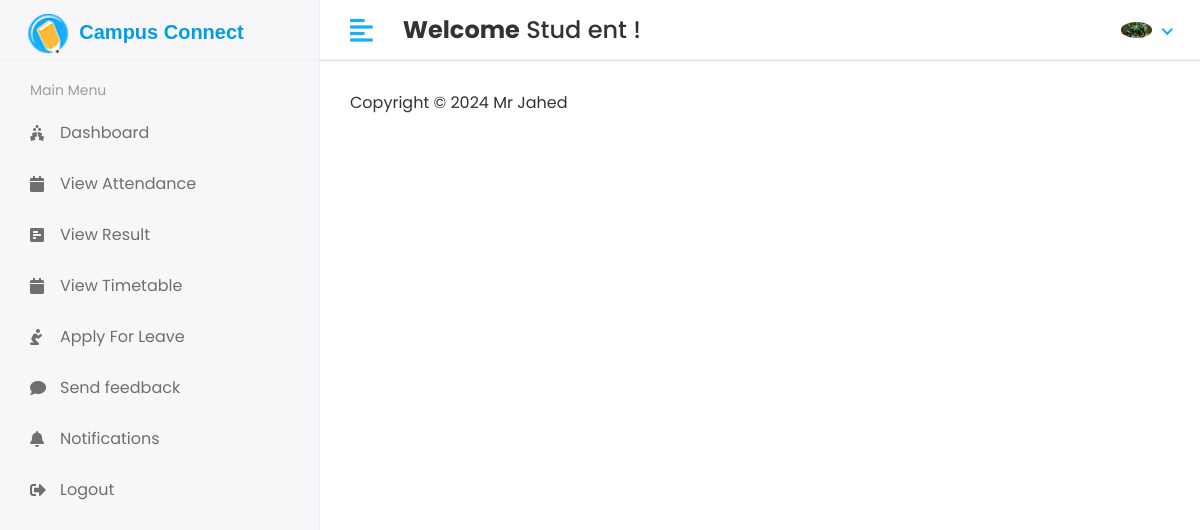
/Staff/Home (signed in), run on the app's committed database.
### app/models.py (models this page shows)
class CustomUser(AbstractUser):
    USER = (
        (1,'HOD'),
        (2,'STAFF'),
        (3,'STUDENT')
    )
    user_type = models.CharField(choices=USER, max_length=50, default=1)
    profile_pic = models.ImageField(upload_to='media/profile_pic')

### Campus_Connect/Staff_Views.py (the view)
# urls.py: path('Staff/Home', Staff_Views.HOME, name='staff_home'),
@login_required(login_url='/')
def HOME(request):
    return render(request,'Staff/home.html')

### templates/Staff/home.html (shortened to what this page needs)
{% extends 'base.html' %}

### templates/Includes/header.html (shortened to what this page needs)
{% load static %}
<div class="header">
            <div class="header-left">
                  <a href="index.html" class="logo mt-2 ml-2">
                     <span style="display: inline-block;">
                        <img src="{% static 'assets/img/favicon.png' %}" alt="Logo" style="display: inline-block; width: 40px; height: 40px;">
                        <h5 style="display: inline-block; margin-left: 7px; font-family: Arial, sans-serif; font-size: 20px; font-weight: bold;">Campus Connect</h5>
                     </span>
                  </a>
            </div>
            <a href="javascript:void(0);" id="toggle_btn">
            <i class="fas fa-align-left"></i>
            </a>
            <div class="top-nav-search mt-3">
               <h4><strong>Welcome</strong>&nbsp;<span>{{user.first_name}} {{user.last_name}}</span>&nbsp;!</h4>
            </div>
            <ul class="nav user-menu">
               <li class="nav-item dropdown noti-dropdown">
                  <a href="#" class="dropdown-toggle nav-link" data-toggle="dropdown">
                  </a>
               </li>
               <li class="nav-item dropdown has-arrow">
                  <a href="#" class="dropdown-toggle nav-link" data-toggle="dropdown">
                     {% if user.profile_pic == '' %}
                        <span class="user-img"><img class="rounded-circle" src="{% static 'assets/img/noimg.jpg' %}" width="31" alt="User Image"></span>
                     {% else %}
                        <span class="user-img"><img class="rounded-circle" src="/{{user.profile_pic}}" width="31" alt="Ryan Taylor"></span>
                     {% endif %}
                  </a>
               </li>
            </ul>
         </div>

### static/assets/css/style.css (style rules this page uses)
html { height: 100%; }
body { background-color: #fff; color: #333; font-family: 'Poppins', sans-serif; font-size: 1rem; height: 100%; line-height: 1.5; overflow-x: hidden; }
h1, h2, h3, h4, h5, h6 { font-family: 'Poppins', sans-serif; margin-top: 0; }
a { color: #009ce7; }
input, button, a { transition: all 0.4s ease; -moz-transition: all 0.4s ease; -o-transition: all 0.4s ease; -ms-transition: all 0.4s ease; -webkit-transition: all 0.4s ease; }
ul, ol { padding: 0px; list-style: none; }
.header { background-color: #fff; border-bottom: 1px solid #f3f3f4; left: 0; position: fixed; right: 0; top: 0; z-index: 1001; height: 60px; }
.header .header-left { float: left; height: 60px; padding: 0 20px; position: relative; width: 320px; z-index: 1; transition: all 0.2s ease-in-out; background-color: #f7f7fa; border-bottom: 1px solid #efefef; border-right: 1px solid #ececf5; display: flex; align-items: center; }
.header .header-left .logo { display: inline-block; line-height: 60px; }
.header .header-left .logo img { max-height: 40px; width: auto; }
.header .dropdown-toggle:after { display: none; }
.header .has-arrow .dropdown-toggle:after { border-top: 0; border-left: 0; border-bottom: 2px solid #18aefa; border-right: 2px solid #18aefa; content: ''; height: 8px; display: inline-block; pointer-events: none; -webkit-transform-origin: 66% 66%; -ms-transform-origin: 66% 66%; transform-origin: 66% 66%; -webkit-transform: rotate(45deg); -ms-transform: rotate(45deg); transform: rotate(45deg); -webkit-transition: all 0.15s ease-in-out; transition: all 0.15s ease-in-out; width: 8px; vertical-align: 0px; }
.user-menu { float: right; margin: 0; position: relative; z-index: 99; padding-right: 15px; }
.user-menu.nav > li > a { color: #a0a0a0; font-size: 14px; line-height: 58px; padding: 0 15px; height: 60px; }
.user-img { margin-right: 3px; position: relative; }
.top-nav-search { float: left; margin-left: 15px; }
@media (min-width: 992px) { #toggle_btn { align-items: center; color: #18aefa; display: inline-flex; float: left; font-size: 26px; height: 60px; justify-content: center; margin-left: 15px; padding: 0 15px; } }

### data on the page
CustomUser: first_name "Stud", last_name "ent", profile_pic (picture)
